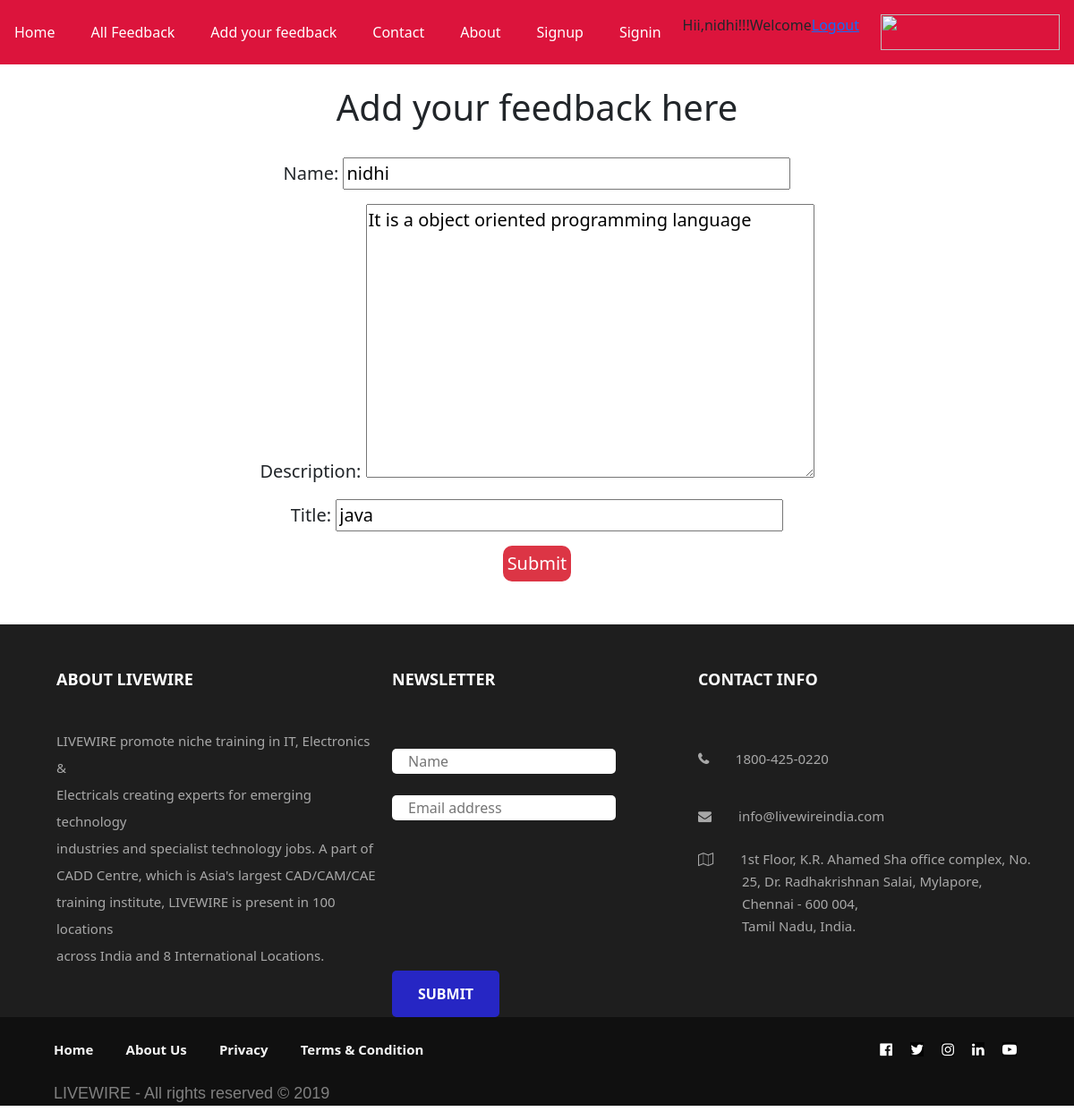
Screenshot of /todos/edit/4 (signed in) with the database file from the repository.
### todo/models.py (models this page shows)
class Todo(models.Model):
    title=models.CharField(max_length=255)
    description=models.TextField(max_length=255)
    name=models.CharField(max_length=200)
    created_at=models.DateTimeField(auto_now_add=True)
    updated_at=models.DateTimeField(auto_now=True)

### todo/views.py (the view)
# urls.py: url(r'^edit/(?P<pk>\d+)$',todoedit,name='todoedit'),
@login_required
def todoedit(request,pk):
    todo = get_object_or_404(Todo,pk=pk)
    todoform = TodoForm(request.POST or None,instance=todo)
    if todoform.is_valid():
        todoform.save()
        return redirect('todolist')
    return render(request,'todoadd.html',{'form':todoform})

### todo/forms.py
class TodoForm(forms.ModelForm):
    class Meta:
        model=Todo
        fields={"title","description","name"}

### templates/todoadd.html (shortened to what this page needs)
{%extends 'base.html'%}
{%block content %}
<head>
</head>
<br>
<h1>Add your feedback here</h1><br>
<form method="post" style="font-size: 20px;">
    {{ form.as_p }}
    <button type="submit" name="savetodo" class="btn-danger" style="border: 1px; border-radius: 10px; font-size: 20px; padding: 5px;">Submit</button>
</form>
<br><br>
{%endblock%}

### templates/nav.html (shortened to what this page needs)
<head>
</head>
<body>
<nav class="navbar navbar-dark nv">
    <a class="nav-link" href="http://127.0.0.1:8000/">Home</a>
    <a class="nav-link" href="http://127.0.0.1:8000/todos">All Feedback</a>
    <a class="nav-link" href="http://127.0.0.1:8000/todos/add">Add your feedback</a>
    <a class="nav-link" href="http://127.0.0.1:8000/todos/contact">Contact</a>
    <a class="nav-link" href="http://127.0.0.1:8000/todos/about">About</a>
    <a class="nav-link" href="http://127.0.0.1:8000/account/signup">Signup</a>
    <a class="nav-link" href="http://127.0.0.1:8000/account/login">Signin</a>
    <div>
        {% if user.is_authenticated %}
        <p>Hii,{{user.username}}!!!Welcome<a href="{% url 'logout' %}">Logout</a></p>
        {% endif %}
    </div>
    <a class="nav-link" href="#"><img class="logo" src="https://livewireindia.com/courses/images/livewirelogo.png"></a>
</nav>
</body>

### templates/nav.html (style rules this page uses)
.nv { background-color: crimson; }
.nav-link { color: white; }
.logo { width: 200px; height: 40px; }

### templates/todoadd.html (style rules this page uses)
h1 { text-align: center; }
form { text-align: center; }
form input { width:500px; }

### rows the page displays
Todo: name "nidhi", description "It is a object oriented programming language", title "java"

### other values shown
{{ user.username }} "nidhi"
